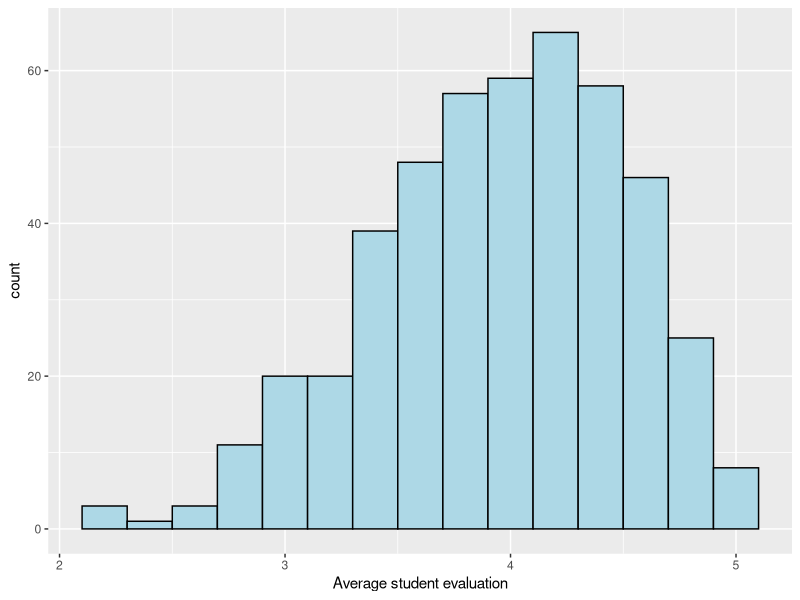
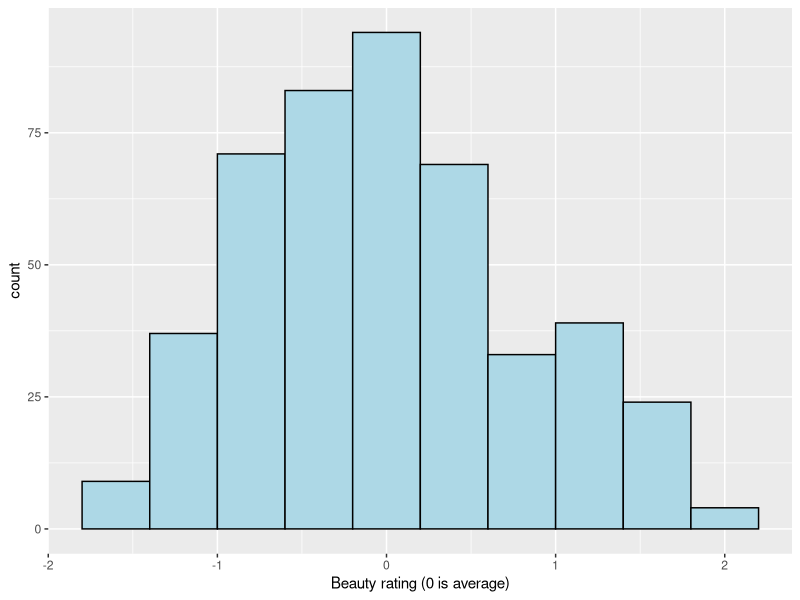
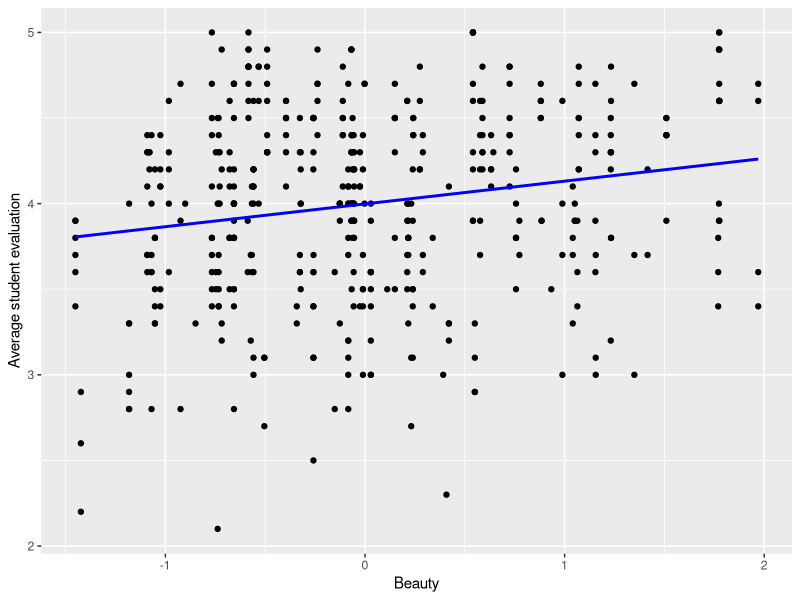
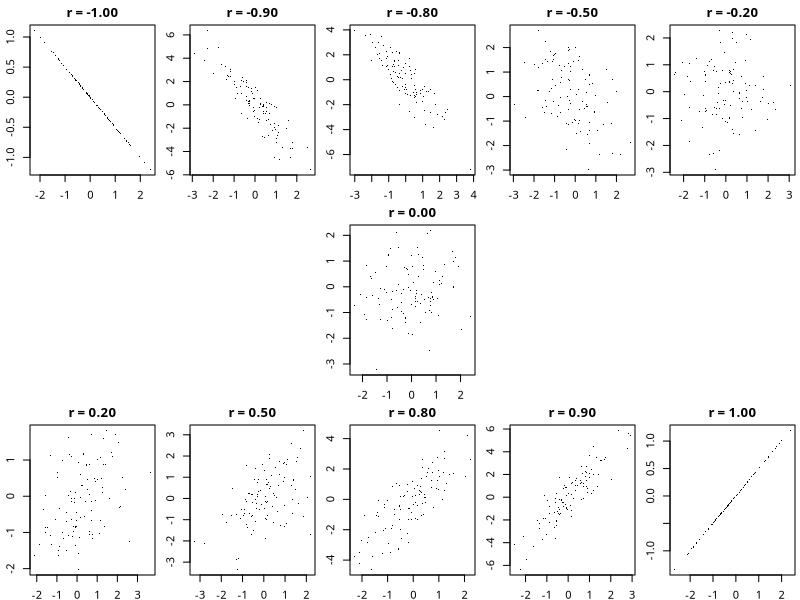
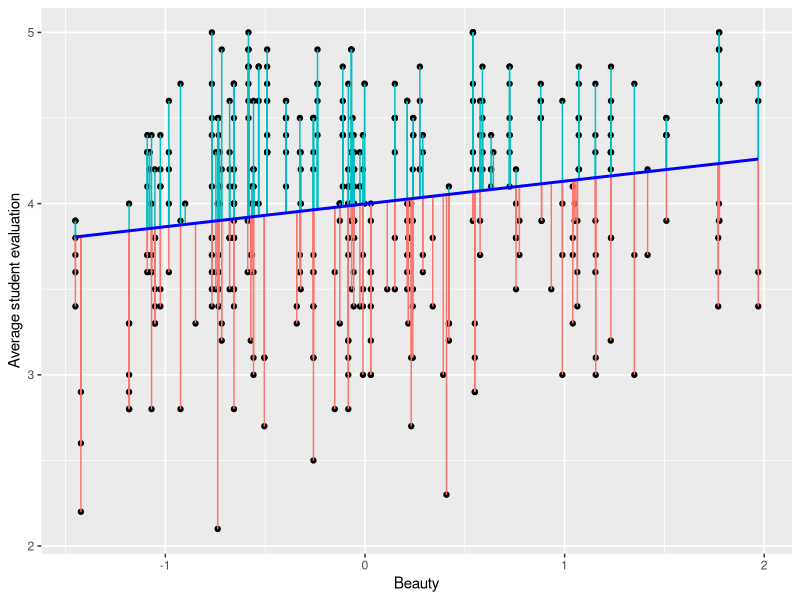
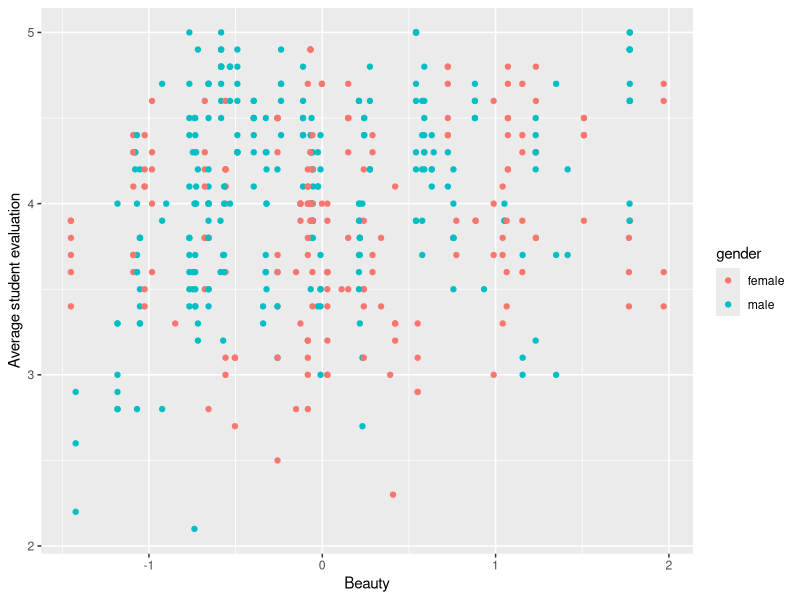

These figures' R source, in order:
## ---- chunk 1
# Include setup
library(tidyverse)
library(ggfortify)
library(knitr)

knitr::opts_chunk$set(
  echo = FALSE, fig.align = "center"
)

hook_output <- knit_hooks$get("output")
knit_hooks$set(output = function(x, options) {
  lines <- options$output.lines
  if (is.null(lines)) {
    return(hook_output(x, options))  # pass to default hook
  }
  x <- unlist(strsplit(x, "\n"))
  more <- "..."
  if (length(lines) == 1) {        # first n lines
    if (length(x) > lines) {
      # truncate the output, but add ....
      x <- c(head(x, lines), more)
    }
  } else {
    x <- c(more, x[lines], more)
  }
  # paste these lines together
  x <- paste(c(x, ""), collapse = "\n")
  hook_output(x, options)
})
## ---- chunk 2
profs <- read.csv("week_01_docs/profs.csv")
options(scipen = 999)
## ---- chunk 3
ggplot(profs, aes(eval)) +
geom_histogram(binwidth=0.2, col="black", fill="lightblue") +
labs(x="Average student evaluation")
## ---- chunk 4
ggplot(profs, aes(beauty)) +
geom_histogram(binwidth=0.4, col="black", fill="lightblue") +
labs(x="Beauty rating (0 is average)")
## ---- chunk 5
ggplot(profs, aes(beauty, eval)) +
geom_point() + 
geom_smooth(method="lm", se=F, col="blue") +
labs(y="Average student evaluation", x="Beauty")
## ---- chunk 6
set.seed(1)
par(mfrow = c(3, 5), mai = c(0.25, 0.3, 0.25, 0.05), family = "Fira Sans")

for (r in c(-1, -0.9, -0.8, -0.5, -0.2, NA, NA, 0, NA, NA, 0.2, 0.5, 0.8, 0.9, 1)) {
  if (is.na(r)) {
    plot.new()
  } else {
    x <- rnorm(100)
    y <- rnorm(100)
    if (abs(r) < 1) {
      a <- r / sqrt(1 - r^2)
      z <- a * x + y
    } else {
      z <- r * x / 2
    }
    plot(x, z, xlab = "", ylab = "", main = sprintf("r = %.2f", r), pch = ".")
  }
}

par(mfrow = c(1, 1), mai = c(1.02, 0.82, 0.22, 0.42))
## ---- chunk 7
cor(profs$eval, profs$beauty)
## ---- chunk 8
# Build a simple regression model
model <- lm(eval ~ beauty, data = profs)
summary(model)
## ---- chunk 9
confint(model)
## ---- chunk 10
    predict(model, list(beauty=1), interval="prediction")
## ---- chunk 11
    predict(model, list(beauty=1), interval="confidence")
## ---- chunk 12
profs$fitted <- predict(model)
ggplot(profs, aes(beauty, eval)) +
geom_point() + 
geom_segment(aes(xend=beauty, yend=fitted, col=ifelse(fitted-eval>0, "green", "red")), show.legend=F) +
geom_smooth(method="lm", se=F, col="blue") +
labs(y="Average student evaluation", x="Beauty")
## ---- chunk 13
# lower bound 
3.998 + 0.133 - 2*0.5455

# upper bound
3.998 + 0.133 + 2*0.5455
## ---- chunk 14
# Build a simple regression model
model <- lm(eval ~ beauty + age, data = profs)
summary(model)
## ---- chunk 15
ggplot(profs, aes(x = beauty, y = eval, col = gender)) +
  geom_point() + 
  labs(y = "Average student evaluation", x = "Beauty")
